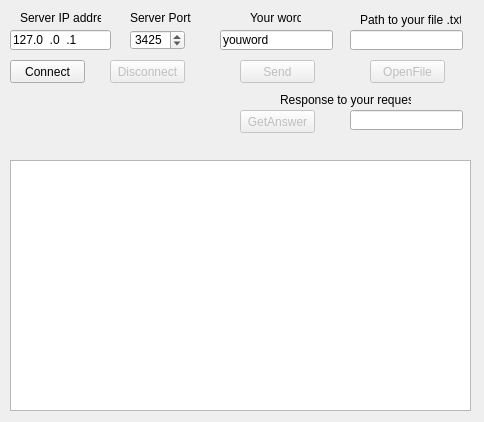
<?xml version="1.0" encoding="UTF-8"?>
<ui version="4.0">
 <class>Widget</class>
 <widget class="QWidget" name="Widget">
  <property name="geometry">
   <rect>
    <x>0</x>
    <y>0</y>
    <width>484</width>
    <height>422</height>
   </rect>
  </property>
  <property name="windowTitle">
   <string>Client</string>
  </property>
  <widget class="QPushButton" name="pbSend">
   <property name="enabled">
    <bool>false</bool>
   </property>
   <property name="geometry">
    <rect>
     <x>240</x>
     <y>60</y>
     <width>75</width>
     <height>23</height>
    </rect>
   </property>
   <property name="text">
    <string>Send</string>
   </property>
   <property name="checkable">
    <bool>false</bool>
   </property>
  </widget>
  <widget class="QLineEdit" name="qleIDServ">
   <property name="geometry">
    <rect>
     <x>10</x>
     <y>30</y>
     <width>101</width>
     <height>20</height>
    </rect>
   </property>
   <property name="inputMask">
    <string>000.000.000.000</string>
   </property>
   <property name="text">
    <string>127.0.0.1</string>
   </property>
   <property name="maxLength">
    <number>15</number>
   </property>
  </widget>
  <widget class="QSpinBox" name="sbPort">
   <property name="geometry">
    <rect>
     <x>130</x>
     <y>30</y>
     <width>55</width>
     <height>20</height>
    </rect>
   </property>
   <property name="minimum">
    <number>1</number>
   </property>
   <property name="maximum">
    <number>60000</number>
   </property>
   <property name="value">
    <number>3425</number>
   </property>
  </widget>
  <widget class="QPushButton" name="pbConnect">
   <property name="geometry">
    <rect>
     <x>10</x>
     <y>60</y>
     <width>75</width>
     <height>23</height>
    </rect>
   </property>
   <property name="text">
    <string>Connect</string>
   </property>
  </widget>
  <widget class="QPushButton" name="pbDisconnect">
   <property name="enabled">
    <bool>false</bool>
   </property>
   <property name="geometry">
    <rect>
     <x>110</x>
     <y>60</y>
     <width>75</width>
     <height>23</height>
    </rect>
   </property>
   <property name="text">
    <string>Disconnect</string>
   </property>
  </widget>
  <widget class="QListWidget" name="listLog">
   <property name="geometry">
    <rect>
     <x>10</x>
     <y>160</y>
     <width>461</width>
     <height>251</height>
    </rect>
   </property>
  </widget>
  <widget class="QLineEdit" name="qleWord">
   <property name="geometry">
    <rect>
     <x>220</x>
     <y>30</y>
     <width>113</width>
     <height>20</height>
    </rect>
   </property>
   <property name="text">
    <string>youword</string>
   </property>
   <property name="maxLength">
    <number>2048</number>
   </property>
  </widget>
  <widget class="QPushButton" name="pbOpenFile">
   <property name="enabled">
    <bool>false</bool>
   </property>
   <property name="geometry">
    <rect>
     <x>370</x>
     <y>60</y>
     <width>75</width>
     <height>23</height>
    </rect>
   </property>
   <property name="text">
    <string>OpenFile</string>
   </property>
  </widget>
  <widget class="QLineEdit" name="pathFile">
   <property name="geometry">
    <rect>
     <x>350</x>
     <y>30</y>
     <width>113</width>
     <height>20</height>
    </rect>
   </property>
   <property name="readOnly">
    <bool>true</bool>
   </property>
  </widget>
  <widget class="QLineEdit" name="lineAns">
   <property name="enabled">
    <bool>true</bool>
   </property>
   <property name="geometry">
    <rect>
     <x>350</x>
     <y>110</y>
     <width>113</width>
     <height>20</height>
    </rect>
   </property>
   <property name="readOnly">
    <bool>true</bool>
   </property>
  </widget>
  <widget class="QLabel" name="label">
   <property name="enabled">
    <bool>true</bool>
   </property>
   <property name="geometry">
    <rect>
     <x>20</x>
     <y>10</y>
     <width>81</width>
     <height>16</height>
    </rect>
   </property>
   <property name="text">
    <string>Server IP addres</string>
   </property>
  </widget>
  <widget class="QLabel" name="label_2">
   <property name="enabled">
    <bool>true</bool>
   </property>
   <property name="geometry">
    <rect>
     <x>130</x>
     <y>10</y>
     <width>61</width>
     <height>16</height>
    </rect>
   </property>
   <property name="text">
    <string>Server Port</string>
   </property>
  </widget>
  <widget class="QPushButton" name="pbAnsServ">
   <property name="enabled">
    <bool>false</bool>
   </property>
   <property name="geometry">
    <rect>
     <x>240</x>
     <y>110</y>
     <width>75</width>
     <height>23</height>
    </rect>
   </property>
   <property name="text">
    <string>GetAnswer</string>
   </property>
  </widget>
  <widget class="QLabel" name="label_3">
   <property name="enabled">
    <bool>true</bool>
   </property>
   <property name="geometry">
    <rect>
     <x>250</x>
     <y>10</y>
     <width>51</width>
     <height>16</height>
    </rect>
   </property>
   <property name="text">
    <string>Your word</string>
   </property>
  </widget>
  <widget class="QLabel" name="label_4">
   <property name="enabled">
    <bool>true</bool>
   </property>
   <property name="geometry">
    <rect>
     <x>360</x>
     <y>10</y>
     <width>101</width>
     <height>20</height>
    </rect>
   </property>
   <property name="text">
    <string>Path to your file .txt</string>
   </property>
  </widget>
  <widget class="QLabel" name="label_5">
   <property name="geometry">
    <rect>
     <x>280</x>
     <y>90</y>
     <width>131</width>
     <height>20</height>
    </rect>
   </property>
   <property name="text">
    <string>Response to your request</string>
   </property>
  </widget>
 </widget>
 <layoutdefault spacing="6" margin="11"/>
 <resources/>
 <connections/>
</ui>
